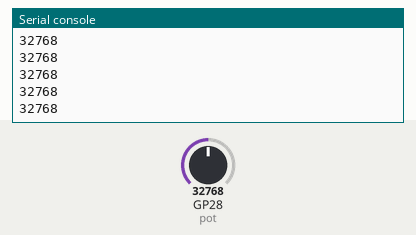
Recording of a program running on a simulated Raspberry Pi Pico running MicroPython. On the bench: the last lines printed to the serial console. The test bench sets the inputs (shaded band); at power-on: GP28 (pot) = 32768 (analog values on the 0–65535 scale).

Above: at 1.2 s.
1.3 s: GP28 (pot) set to 45874
At 1.32 s:
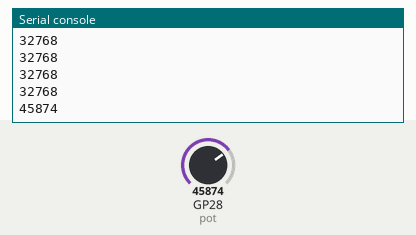
2.8 s: GP28 (pot) set to 57670
At 2.82 s:
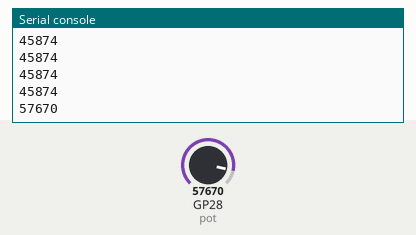
Timing chart, 0 to 5.8 s (numbered marks = the images above; inputs shaded):
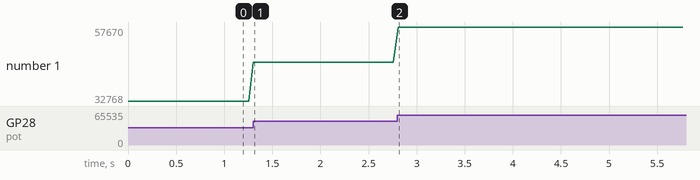

Measured:
- after the input at 1.3 s, the serial console: prints a new line at once (image 1)
- after the input at 2.8 s, the serial console: prints a new line at once (image 2)
- plotted number 1: 32768 → 45874 after the input at 1.3 s, 45874 → 57670 after the input at 2.8 s

The program:

Lab15_potentiometer.py
```python
from machine import ADC
import time

# 設定 A2 為類比輸入腳位, 並命名為 pot
pot = ADC(2)

while True:
    print(pot.read_u16())  # 讀取可變電阻數值
    time.sleep(0.05)       # 暫停 0.05 秒
```
